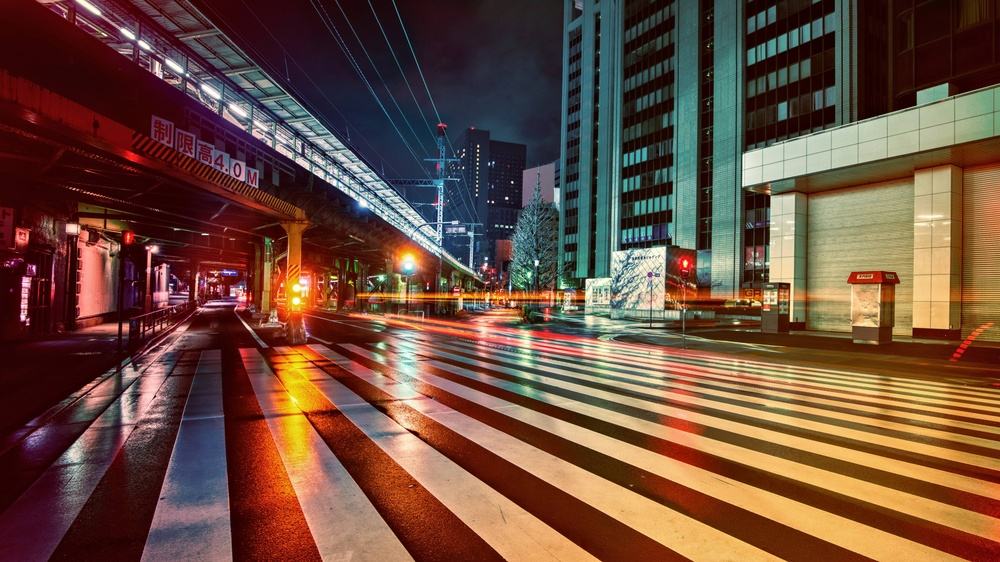
#> input picture images/100.jpg, 1000 x 562 px, shrunk from 5120 x 2880 before the run
$ python images.py
#> lines starting #> are read from the running program, lines starting #| are printed output that depends on the picture
from PIL import Image
from time import perf_counter

print(perf_counter(), "Reading image...")

filename = "images/100.jpg"
image = Image.open(filename)
#> image is the input picture: PIL image 1000x562 RGB; mean R, G, B 108.9, 76.9, 61.1

print(perf_counter(), "Resolution:", image.width, image.height)
total_pixels = image.width * image.height
#> total_pixels = 562000
print(perf_counter(), "Total pixels:", total_pixels)

print(perf_counter(), "Extracting pixels...")
pixels = list(image.getdata())
#> pixels = 562000 items

print(perf_counter(), "Processing image...")
new_pixels = []
for pixel in pixels:
    r, g, b = pixel
    average = sum(pixel) // 3
    new_pixel = (average, average, average)
    new_pixels.append(new_pixel)
#> this loop made 562000 passes
#> (r, g, b, average, new_pixel) on passes 1 to 3: (78, 6, 7, 30, (30, 30, 30)), (79, 7, 8, 31, (31, 31, 31)), (79, 7, 8, 31, (31, 31, 31))
#> after the loop, new_pixels = 562000 items


print(perf_counter(), "Saving new image.")
new_image = Image.new(mode="RGB", size=image.size)
#> new_image: PIL image 1000x562 RGB; every value is 0
new_image.putdata(new_pixels)
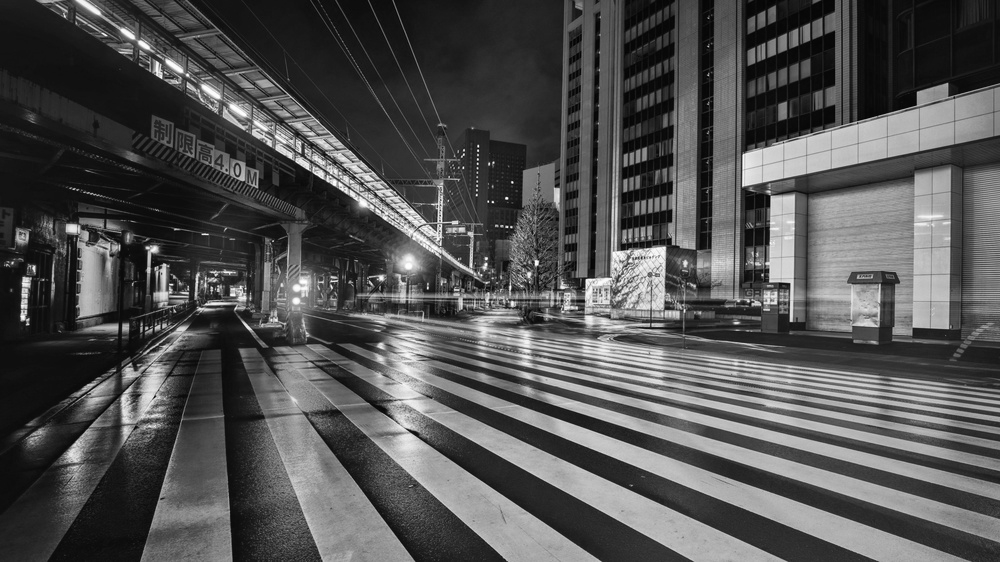
#> new_image: PIL image 1000x562 RGB; min 2, max 255, mean 82
new_image.save("images/100_bw.jpg")
print(perf_counter(), "Saved.")
